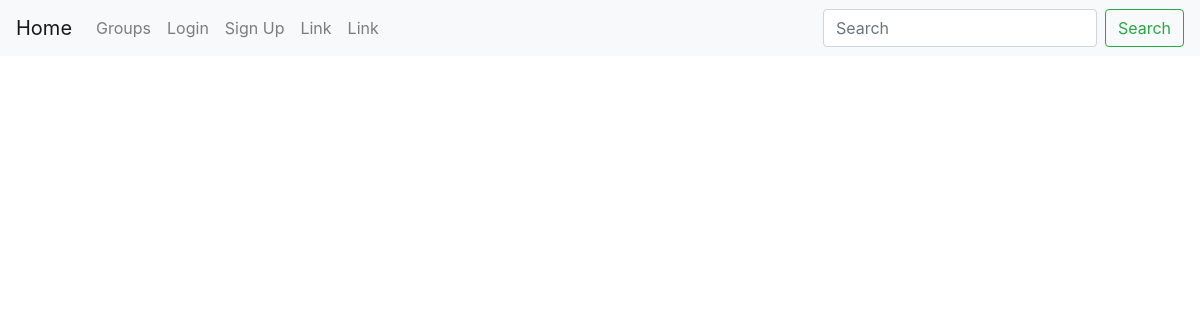
The app's page /posts/, older data.
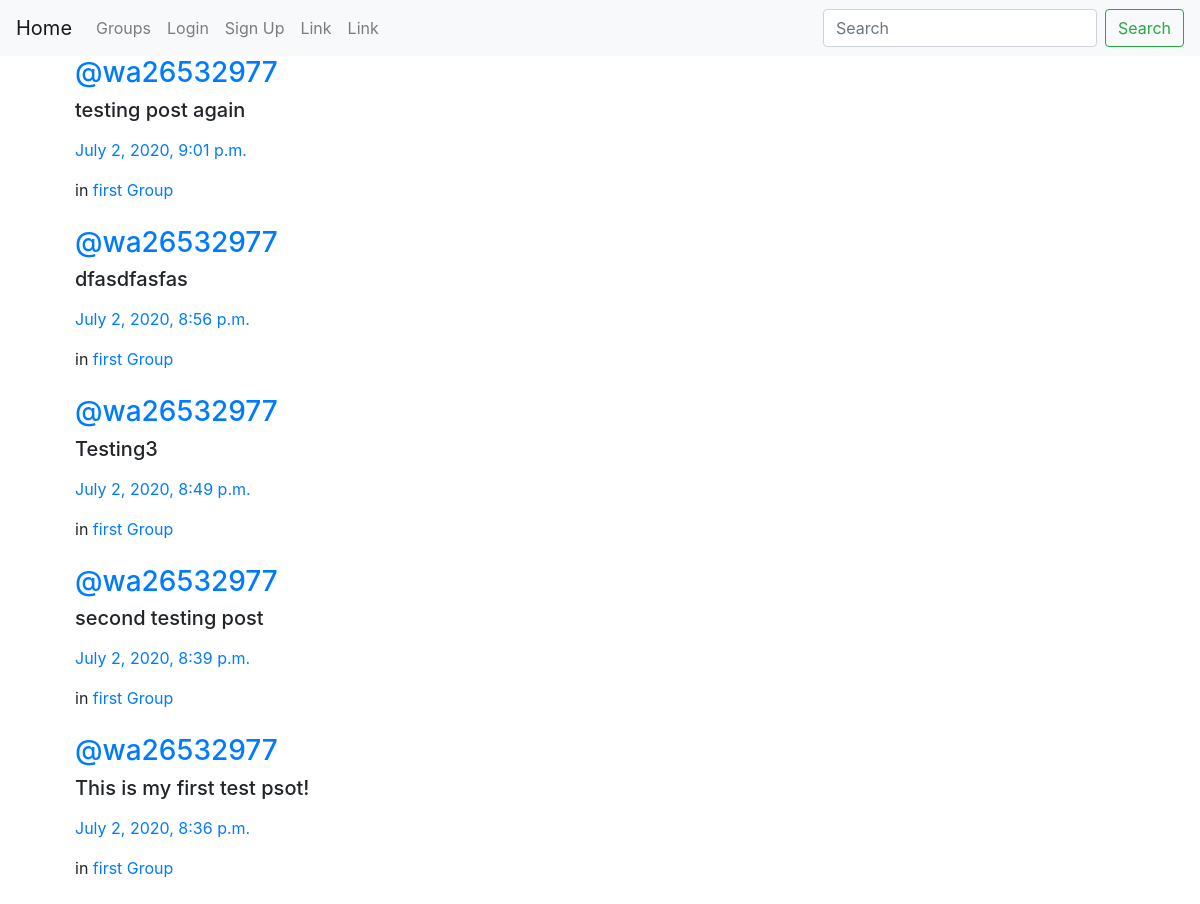
The same page, newer data.
### posts/models.py (models this page shows, shortened)
class Post(models.Model):
    user = models.ForeignKey(User, related_name="posts", on_delete=models.CASCADE)
    created_at = models.DateTimeField(auto_now=True)
    message = models.TextField()
    message_html = models.TextField(editable=False)
    group = models.ForeignKey(Group, related_name='posts', null=True, blank=True, on_delete=models.CASCADE)
    class Meta:
        ordering = ['-created_at']
        unique_together = ['user', 'message']

### groups/models.py (models this page shows, shortened)
class Group(models.Model):
    name = models.CharField(max_length=255, unique=True)
    slug = models.SlugField(allow_unicode=True, unique=True)
    description = models.TextField(blank=True, default='')
    description_html = models.TextField(editable=False, default='', blank=True)
    members = models.ManyToManyField(User, through="GroupMember")
    class Meta:
        ordering = ['name']

### posts/views.py (the view)
# urls.py: path('', views.PostList.as_view(), name='all'),
class PostList(SelectRelatedMixin, generic.ListView):
    model = models.Post
    select_related = ('user', 'group')

### posts/templates/posts/post_list.html (shortened to what this page needs)
{% extends 'posts/post_base.html' %}
{% block post_content %}
    <div class="col-md-8">
        {% for post in post_list %}
            {% include 'posts/_post.html' %}
        {% endfor %}
    </div>
{% endblock %}

### posts/templates/posts/_post.html (shortened to what this page needs)
<div class="container">
    <h3><a href="{% url 'posts:for_user' username=post.user.username %}">@{{ post.user.username }}</a></h3>
	<div class="media-body">
        <div class="contents">
            <h5>{{ post.message_html|safe }}</h5>
            <p><time class="time"><a href="{% url 'posts:single' username=post.user.username pk=post.pk %}">{{ post.created_at }}</a></time></p>
            {% if post.group %}
            <span class="group-name">in <a href="#">{{ post.group.name }}</a></span>
            {% endif %}
        </div>
	</div>
    <br>
</div>

Row changes from the older to the newer data that the page shows:
added Post: user.username "wa26532977", message_html "testing post again", created_at "July 2, 2020, 9:01 p.m.", group.name "first Group"
added Post: user.username "wa26532977", message_html "dfasdfasfas", created_at "July 2, 2020, 8:56 p.m.", group.name "first Group"
added Post: user.username "wa26532977", message_html "Testing3", created_at "July 2, 2020, 8:49 p.m.", group.name "first Group"
added Post: user.username "wa26532977", message_html "second testing post", created_at "July 2, 2020, 8:39 p.m.", group.name "first Group"
added Post: user.username "wa26532977", message_html "This is my first test psot!", created_at "July 2, 2020, 8:36 p.m.", group.name "first Group"
